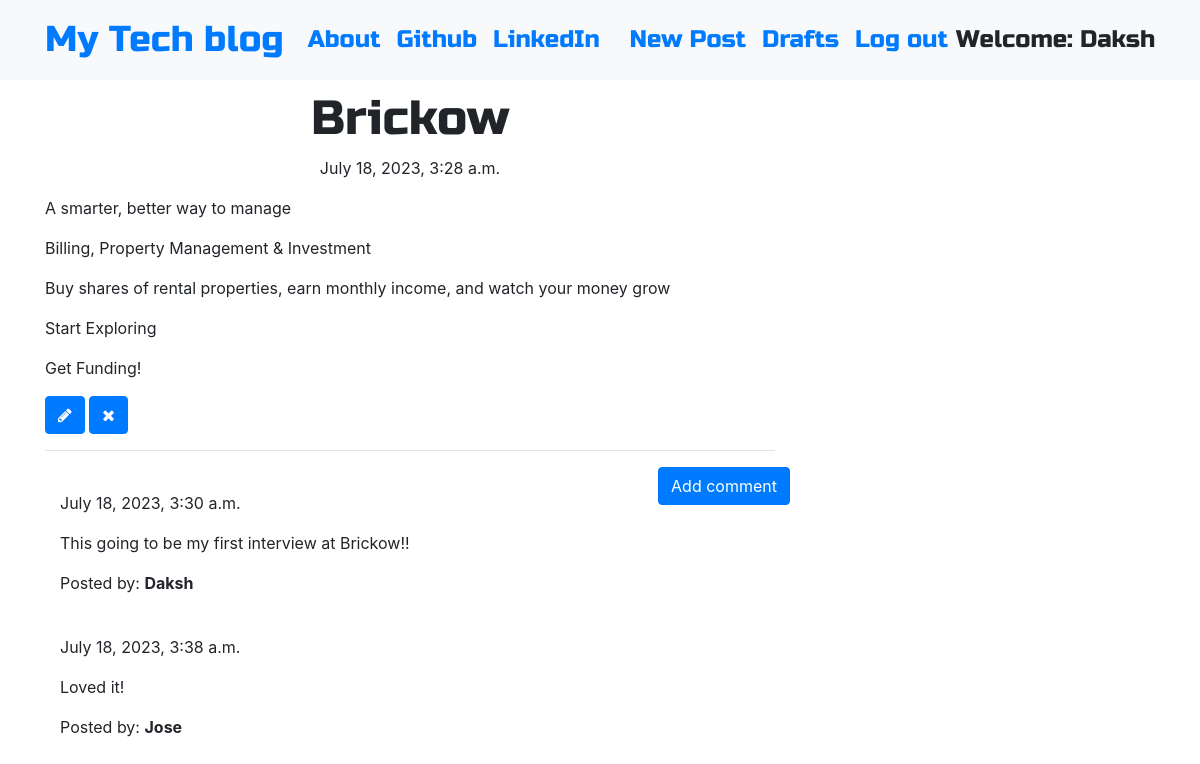
/post/3 (signed in), run on the app's committed database.
### blog/models.py (models this page shows, shortened)
class Post(models.Model):
    author = models.ForeignKey('auth.User',on_delete=models.CASCADE)
    title = models.CharField(max_length=200)
    text = models.TextField()
    created_date = models.DateTimeField(default=timezone.now)
    published_date = models.DateTimeField(blank=True, null=True)

class Comment(models.Model):
    post = models.ForeignKey('blog.Post', related_name='comments',on_delete=models.CASCADE)
    author = models.CharField(max_length=200)
    text = models.TextField()
    created_date = models.DateTimeField(default=timezone.now)
    approved_comment = models.BooleanField(default=False)

### blog/views.py (the view)
# urls.py: path('post/<int:pk>', views.PostDetailView.as_view(), name='post_detail'),
class PostDetailView(DetailView):
    model = Post

### blog/templates/blog/post_detail.html (shortened to what this page needs)
{% extends 'blog/base.html' %}
{% block content %}
        <h1 class='posttitle loader'>{{ post.title }}</h1>
        {% if post.published_date %}
            <div class="date postdate">
                {{ post.published_date }}
            </div>
        {% else %}
            <a class="btn btn-outline-dark" href="{% url 'post_publish' pk=post.pk %}">Publish</a>
        {% endif %}
      <p class='postcontent' >{{ post.text|safe|linebreaksbr }}</p>
      {% if user.is_authenticated %}
          <a class="btn btn-primary" href="{% url 'post_edit' pk=post.pk %}"><span class="fa fa-pencil"></span></a>
          <a class="btn btn-primary" href="{% url 'post_remove' pk=post.pk %}"><span class="fa fa-remove"></span></a>
      {% endif %}
  <hr>
  <a class="btn btn-primary btn-comment" href="{% url 'add_comment_to_post' pk=post.pk %}">Add comment</a>
  <div class="container">
  {% for comment in post.comments.all %}
  <br>
      {% if user.is_authenticated or comment.approved_comment %}
              {{ comment.created_date }}
          <p>{{ comment.text|safe|linebreaks }}</p>
          <p>Posted by: <strong>{{ comment.author }}</strong></p>
      {% endif %}
  {% empty %}
      <p>No comments posted.</p>
  {% endfor %}
</div>
{% endblock %}

### blog/templates/blog/base.html (shortened to what this page needs)
<!DOCTYPE html>
{% load static %}
<html>
  <head>
    <link rel="stylesheet" href="https://stackpath.bootstrapcdn.com/bootstrap/4.1.3/css/bootstrap.min.css"
>
    <link href="https://maxcdn.bootstrapcdn.com/font-awesome/4.7.0/css/font-awesome.min.css" rel="stylesheet">
    <link rel="stylesheet" href="//cdn.jsdelivr.net/medium-editor/latest/css/medium-editor.min.css" type="text/css" media="screen" charset="utf-8">
    <link rel="stylesheet" href="{% static 'css/blog.css' %}">
  </head>
  <body class='loader'>
    <nav class="navbar navbar-expand-lg bg-light techfont">
      <div class="container">
        <div class="navbar-nav align-items-center">
          <a class="navbar-brand bigbrand" href="{% url 'post_list' %}">My Tech blog</a>
          <a class="nav-item nav-link" href="{% url 'about' %}">About</a>
          <a class="nav-item nav-link" href="https://www.github.com">Github</a>
          <a class="nav-item nav-link" href="https://www.linkedin.com">LinkedIn</a>
        </div>
        <div class="navbar-nav align-items-center ml-auto">
          {% if user.is_authenticated %}
            <a class="nav-item nav-link" href="{% url 'post_new' %}">New Post</a>
            <a class="nav-item nav-link" href="{% url 'post_draft_list' %}">Drafts</a>
            <a class="nav-item nav-link" href="{% url 'logout' %}">Log out</a>
            <a >Welcome: {{ user.username }}</a>
          {% else %}
            <a class="nav-item nav-link" href="{% url 'login' %}" aria-label="Login">
              <span class="fa fa-user" aria-hidden="true"></span></a>
          {% endif %}
        </div>
      </div>
    </nav>
          <div class="content container">
              <div class="row">
                  <div class="col-md-8">
                    <div class="blog_posts">
                      {% block content %}
                      {% endblock %}
                    </div>
                  </div>
              </div>
          </div>
  </body>
</html>

### blog/static/css/blog.css (style rules this page uses)
.techfont { font-family: 'Russo One', sans-serif; font-size: 1.5em; margin-bottom: 10px; }
.postdate { text-align: center; }
.posttitle { font-family: 'Russo One', sans-serif; font-size: 3em; text-align: center; }
.postcontent { font-family: 'Montserrat'; font-size: 1.5em; }
.btn-comment { position: absolute; right: 0px; }
.bigbrand { font-size: 1.5em; }
.loader { filter:hue-rotate(0deg); color: linear-gradient(45deg,#0f8,#08f); animation:hue 5000ms infinite linear; }

### data on the page
Post: title "Brickow", published_date "July 18, 2023, 3:28 a.m.", text "A smarter, better way to manage Billing, Property Management & Investment Buy shares of rental properties, earn monthly income, and watch your money grow Start Exploring Get Funding!"
Comment: created_date "July 18, 2023, 3:30 a.m.", text "This going to be my first interview at Brickow!!", author "Daksh"
Comment: created_date "July 18, 2023, 3:38 a.m.", text "Loved it!", author "Jose"

### other printed values
{{ user.username }} "Daksh"
